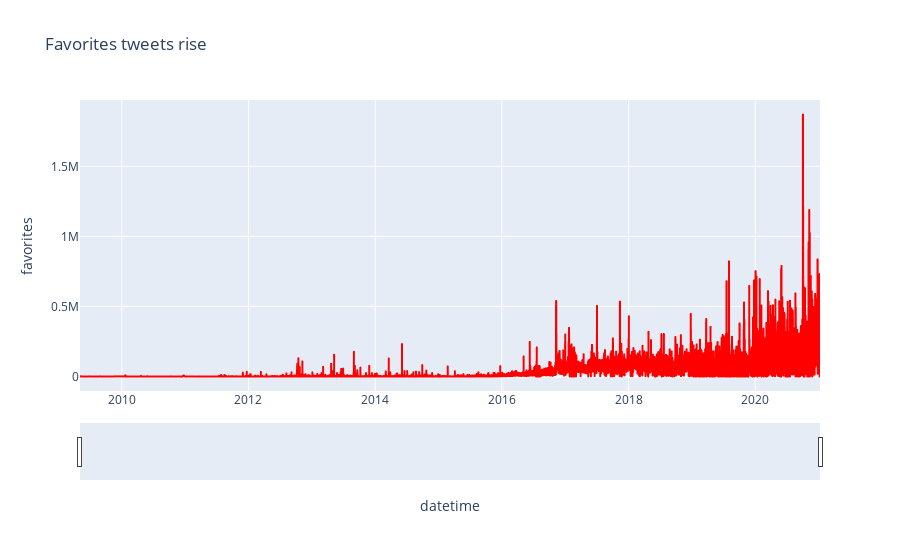

Source (notebook cell):
### Code cell
fig=px.line(df, x='datetime', y='favorites', title='Favorites tweets rise')
fig['data'][0]['line']['color']='Red'
fig.update_xaxes(rangeslider_visible=True)
fig.show()

### Figure 1 — Plotly figure (JSON) as saved in the notebook; plotly's stock layout.template omitted (floating-point values rounded to 4 significant figures; data arrays with more than 128 entries replaced by an {"elided": "..."} marker saying what was removed)
{"data": [{"hovertemplate": "datetime=%{x}<br>favorites=%{y}<extra></extra>", "legendgroup": "", "line": {"color": "Red", "dash": "solid"}, "mode": "lines", "name": "", "showlegend": false, "type": "scattergl", "x": {"elided": "46694 str values"}, "xaxis": "x", "y": {"elided": "46694 int values"}, "yaxis": "y"}], "layout": {"legend": {"tracegroupgap": 0}, "title": {"text": "Favorites tweets rise"}, "xaxis": {"anchor": "y", "domain": [0, 1], "rangeslider": {"visible": true}, "title": {"text": "datetime"}}, "yaxis": {"anchor": "x", "domain": [0, 1], "title": {"text": "favorites"}}}}
